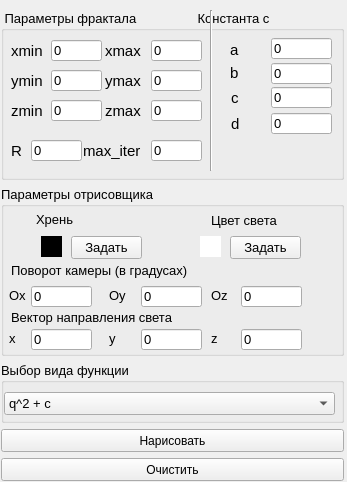
<?xml version="1.0" encoding="UTF-8"?>
<ui version="4.0">
 <class>MyController</class>
 <widget class="QWidget" name="MyController">
  <property name="geometry">
   <rect>
    <x>0</x>
    <y>0</y>
    <width>347</width>
    <height>482</height>
   </rect>
  </property>
  <property name="sizePolicy">
   <sizepolicy hsizetype="Fixed" vsizetype="Preferred">
    <horstretch>0</horstretch>
    <verstretch>0</verstretch>
   </sizepolicy>
  </property>
  <property name="minimumSize">
   <size>
    <width>200</width>
    <height>400</height>
   </size>
  </property>
  <property name="windowTitle">
   <string>Form</string>
  </property>
  <widget class="QWidget" name="verticalLayoutWidget">
   <property name="geometry">
    <rect>
     <x>1</x>
     <y>10</y>
     <width>343</width>
     <height>471</height>
    </rect>
   </property>
   <layout class="QVBoxLayout" name="verticalLayout_2">
    <property name="spacing">
     <number>6</number>
    </property>
    <item>
     <widget class="QGroupBox" name="groupBox">
      <property name="sizePolicy">
       <sizepolicy hsizetype="Preferred" vsizetype="Preferred">
        <horstretch>0</horstretch>
        <verstretch>0</verstretch>
       </sizepolicy>
      </property>
      <property name="minimumSize">
       <size>
        <width>0</width>
        <height>170</height>
       </size>
      </property>
      <property name="maximumSize">
       <size>
        <width>16777215</width>
        <height>170</height>
       </size>
      </property>
      <property name="font">
       <font>
        <pointsize>10</pointsize>
       </font>
      </property>
      <property name="title">
       <string> Параметры фрактала                 Константа с </string>
      </property>
      <widget class="QLabel" name="label_2">
       <property name="geometry">
        <rect>
         <x>10</x>
         <y>30</y>
         <width>41</width>
         <height>21</height>
        </rect>
       </property>
       <property name="font">
        <font>
         <pointsize>11</pointsize>
        </font>
       </property>
       <property name="text">
        <string>хmin</string>
       </property>
      </widget>
      <widget class="QLabel" name="label_3">
       <property name="geometry">
        <rect>
         <x>10</x>
         <y>130</y>
         <width>41</width>
         <height>21</height>
        </rect>
       </property>
       <property name="font">
        <font>
         <pointsize>11</pointsize>
        </font>
       </property>
       <property name="text">
        <string>R</string>
       </property>
      </widget>
      <widget class="QLineEdit" name="xminEdit">
       <property name="geometry">
        <rect>
         <x>50</x>
         <y>30</y>
         <width>51</width>
         <height>21</height>
        </rect>
       </property>
       <property name="text">
        <string>0</string>
       </property>
      </widget>
      <widget class="QLineEdit" name="rEdit">
       <property name="geometry">
        <rect>
         <x>30</x>
         <y>130</y>
         <width>51</width>
         <height>21</height>
        </rect>
       </property>
       <property name="text">
        <string>0</string>
       </property>
      </widget>
      <widget class="QLineEdit" name="xmaxEdit">
       <property name="geometry">
        <rect>
         <x>150</x>
         <y>30</y>
         <width>51</width>
         <height>21</height>
        </rect>
       </property>
       <property name="text">
        <string>0</string>
       </property>
      </widget>
      <widget class="QLabel" name="label_4">
       <property name="geometry">
        <rect>
         <x>230</x>
         <y>77</y>
         <width>31</width>
         <height>21</height>
        </rect>
       </property>
       <property name="font">
        <font>
         <pointsize>11</pointsize>
        </font>
       </property>
       <property name="text">
        <string>c</string>
       </property>
      </widget>
      <widget class="QLabel" name="label_7">
       <property name="geometry">
        <rect>
         <x>104</x>
         <y>30</y>
         <width>41</width>
         <height>21</height>
        </rect>
       </property>
       <property name="font">
        <font>
         <pointsize>11</pointsize>
        </font>
       </property>
       <property name="text">
        <string>xmax</string>
       </property>
      </widget>
      <widget class="QLineEdit" name="maxIterEdit">
       <property name="geometry">
        <rect>
         <x>150</x>
         <y>130</y>
         <width>51</width>
         <height>21</height>
        </rect>
       </property>
       <property name="text">
        <string>0</string>
       </property>
      </widget>
      <widget class="Line" name="line">
       <property name="geometry">
        <rect>
         <x>200</x>
         <y>0</y>
         <width>20</width>
         <height>161</height>
        </rect>
       </property>
       <property name="orientation">
        <enum>Qt::Vertical</enum>
       </property>
      </widget>
      <widget class="QLineEdit" name="cEdit">
       <property name="geometry">
        <rect>
         <x>270</x>
         <y>77</y>
         <width>61</width>
         <height>21</height>
        </rect>
       </property>
       <property name="text">
        <string>0</string>
       </property>
      </widget>
      <widget class="QLabel" name="label_5">
       <property name="geometry">
        <rect>
         <x>82</x>
         <y>130</y>
         <width>71</width>
         <height>21</height>
        </rect>
       </property>
       <property name="font">
        <font>
         <pointsize>11</pointsize>
        </font>
       </property>
       <property name="text">
        <string>max_iter</string>
       </property>
      </widget>
      <widget class="QLineEdit" name="aEdit">
       <property name="geometry">
        <rect>
         <x>270</x>
         <y>28</y>
         <width>61</width>
         <height>21</height>
        </rect>
       </property>
       <property name="text">
        <string>0</string>
       </property>
      </widget>
      <widget class="QLabel" name="label_6">
       <property name="geometry">
        <rect>
         <x>230</x>
         <y>103</y>
         <width>31</width>
         <height>21</height>
        </rect>
       </property>
       <property name="font">
        <font>
         <pointsize>11</pointsize>
        </font>
       </property>
       <property name="text">
        <string>d</string>
       </property>
      </widget>
      <widget class="QLabel" name="label_8">
       <property name="geometry">
        <rect>
         <x>229</x>
         <y>29</y>
         <width>31</width>
         <height>21</height>
        </rect>
       </property>
       <property name="font">
        <font>
         <pointsize>11</pointsize>
        </font>
       </property>
       <property name="text">
        <string>a</string>
       </property>
      </widget>
      <widget class="QLineEdit" name="dEdit">
       <property name="geometry">
        <rect>
         <x>270</x>
         <y>103</y>
         <width>61</width>
         <height>21</height>
        </rect>
       </property>
       <property name="text">
        <string>0</string>
       </property>
      </widget>
      <widget class="QLabel" name="label_9">
       <property name="geometry">
        <rect>
         <x>229</x>
         <y>52</y>
         <width>31</width>
         <height>21</height>
        </rect>
       </property>
       <property name="font">
        <font>
         <pointsize>11</pointsize>
        </font>
       </property>
       <property name="text">
        <string>b</string>
       </property>
      </widget>
      <widget class="QLineEdit" name="bEdit">
       <property name="geometry">
        <rect>
         <x>270</x>
         <y>53</y>
         <width>61</width>
         <height>21</height>
        </rect>
       </property>
       <property name="text">
        <string>0</string>
       </property>
      </widget>
      <widget class="QLineEdit" name="zminEdit">
       <property name="geometry">
        <rect>
         <x>50</x>
         <y>90</y>
         <width>51</width>
         <height>21</height>
        </rect>
       </property>
       <property name="text">
        <string>0</string>
       </property>
      </widget>
      <widget class="QLabel" name="label_10">
       <property name="geometry">
        <rect>
         <x>10</x>
         <y>90</y>
         <width>41</width>
         <height>21</height>
        </rect>
       </property>
       <property name="font">
        <font>
         <pointsize>11</pointsize>
        </font>
       </property>
       <property name="text">
        <string>zmin</string>
       </property>
      </widget>
      <widget class="QLabel" name="label_11">
       <property name="geometry">
        <rect>
         <x>104</x>
         <y>90</y>
         <width>41</width>
         <height>21</height>
        </rect>
       </property>
       <property name="font">
        <font>
         <pointsize>11</pointsize>
        </font>
       </property>
       <property name="text">
        <string>zmax</string>
       </property>
      </widget>
      <widget class="QLineEdit" name="zmaxEdit">
       <property name="geometry">
        <rect>
         <x>150</x>
         <y>90</y>
         <width>51</width>
         <height>21</height>
        </rect>
       </property>
       <property name="text">
        <string>0</string>
       </property>
      </widget>
      <widget class="QLineEdit" name="yminEdit">
       <property name="geometry">
        <rect>
         <x>50</x>
         <y>60</y>
         <width>51</width>
         <height>21</height>
        </rect>
       </property>
       <property name="text">
        <string>0</string>
       </property>
      </widget>
      <widget class="QLabel" name="label_12">
       <property name="geometry">
        <rect>
         <x>10</x>
         <y>60</y>
         <width>41</width>
         <height>21</height>
        </rect>
       </property>
       <property name="font">
        <font>
         <pointsize>11</pointsize>
        </font>
       </property>
       <property name="text">
        <string>ymin</string>
       </property>
      </widget>
      <widget class="QLabel" name="label_14">
       <property name="geometry">
        <rect>
         <x>104</x>
         <y>60</y>
         <width>41</width>
         <height>21</height>
        </rect>
       </property>
       <property name="font">
        <font>
         <pointsize>11</pointsize>
        </font>
       </property>
       <property name="text">
        <string>ymax</string>
       </property>
      </widget>
      <widget class="QLineEdit" name="ymaxEdit">
       <property name="geometry">
        <rect>
         <x>150</x>
         <y>60</y>
         <width>51</width>
         <height>21</height>
        </rect>
       </property>
       <property name="text">
        <string>0</string>
       </property>
      </widget>
      <widget class="QLabel" name="label_17">
       <property name="geometry">
        <rect>
         <x>100</x>
         <y>270</y>
         <width>31</width>
         <height>21</height>
        </rect>
       </property>
       <property name="font">
        <font>
         <pointsize>11</pointsize>
        </font>
       </property>
       <property name="text">
        <string>a</string>
       </property>
      </widget>
     </widget>
    </item>
    <item>
     <widget class="QGroupBox" name="groupBox_2">
      <property name="minimumSize">
       <size>
        <width>0</width>
        <height>170</height>
       </size>
      </property>
      <property name="maximumSize">
       <size>
        <width>16777215</width>
        <height>500</height>
       </size>
      </property>
      <property name="font">
       <font>
        <pointsize>10</pointsize>
       </font>
      </property>
      <property name="title">
       <string>Параметры отрисовщика</string>
      </property>
      <widget class="QLabel" name="visorlabel">
       <property name="geometry">
        <rect>
         <x>40</x>
         <y>50</y>
         <width>21</width>
         <height>21</height>
        </rect>
       </property>
       <property name="font">
        <font>
         <pointsize>11</pointsize>
        </font>
       </property>
       <property name="autoFillBackground">
        <bool>false</bool>
       </property>
       <property name="styleSheet">
        <string notr="true">background-color: rgb(0, 0, 0)</string>
       </property>
       <property name="text">
        <string/>
       </property>
      </widget>
      <widget class="QLabel" name="label_13">
       <property name="geometry">
        <rect>
         <x>35</x>
         <y>23</y>
         <width>141</width>
         <height>21</height>
        </rect>
       </property>
       <property name="font">
        <font>
         <pointsize>10</pointsize>
        </font>
       </property>
       <property name="text">
        <string>Хрень</string>
       </property>
      </widget>
      <widget class="QLabel" name="lightlabel">
       <property name="geometry">
        <rect>
         <x>199</x>
         <y>50</y>
         <width>21</width>
         <height>21</height>
        </rect>
       </property>
       <property name="font">
        <font>
         <pointsize>11</pointsize>
        </font>
       </property>
       <property name="styleSheet">
        <string notr="true">background-color: rgb(255, 255, 255)</string>
       </property>
       <property name="text">
        <string/>
       </property>
      </widget>
      <widget class="QLabel" name="label_15">
       <property name="geometry">
        <rect>
         <x>210</x>
         <y>24</y>
         <width>131</width>
         <height>21</height>
        </rect>
       </property>
       <property name="font">
        <font>
         <pointsize>10</pointsize>
        </font>
       </property>
       <property name="text">
        <string>Цвет света</string>
       </property>
      </widget>
      <widget class="QPushButton" name="lightcolorButton">
       <property name="geometry">
        <rect>
         <x>229</x>
         <y>50</y>
         <width>71</width>
         <height>23</height>
        </rect>
       </property>
       <property name="text">
        <string>Задать</string>
       </property>
      </widget>
      <widget class="QPushButton" name="visorcolorButton">
       <property name="geometry">
        <rect>
         <x>70</x>
         <y>50</y>
         <width>71</width>
         <height>23</height>
        </rect>
       </property>
       <property name="text">
        <string>Задать</string>
       </property>
      </widget>
      <widget class="QLineEdit" name="xAngleEdit">
       <property name="geometry">
        <rect>
         <x>30</x>
         <y>100</y>
         <width>61</width>
         <height>21</height>
        </rect>
       </property>
       <property name="text">
        <string>0</string>
       </property>
      </widget>
      <widget class="QLineEdit" name="yAngleEdit">
       <property name="geometry">
        <rect>
         <x>140</x>
         <y>100</y>
         <width>61</width>
         <height>21</height>
        </rect>
       </property>
       <property name="text">
        <string>0</string>
       </property>
      </widget>
      <widget class="QLineEdit" name="zAngleEdit">
       <property name="geometry">
        <rect>
         <x>240</x>
         <y>100</y>
         <width>61</width>
         <height>21</height>
        </rect>
       </property>
       <property name="text">
        <string>0</string>
       </property>
      </widget>
      <widget class="QLabel" name="label_16">
       <property name="geometry">
        <rect>
         <x>10</x>
         <y>74</y>
         <width>211</width>
         <height>21</height>
        </rect>
       </property>
       <property name="font">
        <font>
         <pointsize>10</pointsize>
        </font>
       </property>
       <property name="text">
        <string>Поворот камеры (в градусах)</string>
       </property>
      </widget>
      <widget class="QLabel" name="label_18">
       <property name="geometry">
        <rect>
         <x>8</x>
         <y>99</y>
         <width>21</width>
         <height>21</height>
        </rect>
       </property>
       <property name="font">
        <font>
         <pointsize>10</pointsize>
        </font>
       </property>
       <property name="text">
        <string>Ox</string>
       </property>
      </widget>
      <widget class="QLabel" name="label_19">
       <property name="geometry">
        <rect>
         <x>210</x>
         <y>99</y>
         <width>21</width>
         <height>21</height>
        </rect>
       </property>
       <property name="font">
        <font>
         <pointsize>10</pointsize>
        </font>
       </property>
       <property name="text">
        <string>Oz</string>
       </property>
      </widget>
      <widget class="QLabel" name="label_20">
       <property name="geometry">
        <rect>
         <x>108</x>
         <y>99</y>
         <width>21</width>
         <height>21</height>
        </rect>
       </property>
       <property name="font">
        <font>
         <pointsize>10</pointsize>
        </font>
       </property>
       <property name="text">
        <string>Oy</string>
       </property>
      </widget>
      <widget class="QLineEdit" name="zLightEdit">
       <property name="geometry">
        <rect>
         <x>240</x>
         <y>143</y>
         <width>61</width>
         <height>21</height>
        </rect>
       </property>
       <property name="text">
        <string>0</string>
       </property>
      </widget>
      <widget class="QLabel" name="label_21">
       <property name="geometry">
        <rect>
         <x>10</x>
         <y>121</y>
         <width>211</width>
         <height>21</height>
        </rect>
       </property>
       <property name="font">
        <font>
         <pointsize>10</pointsize>
        </font>
       </property>
       <property name="text">
        <string>Вектор направления света</string>
       </property>
      </widget>
      <widget class="QLineEdit" name="xLightEdit">
       <property name="geometry">
        <rect>
         <x>30</x>
         <y>143</y>
         <width>61</width>
         <height>21</height>
        </rect>
       </property>
       <property name="text">
        <string>0</string>
       </property>
      </widget>
      <widget class="QLabel" name="label_22">
       <property name="geometry">
        <rect>
         <x>108</x>
         <y>142</y>
         <width>21</width>
         <height>21</height>
        </rect>
       </property>
       <property name="font">
        <font>
         <pointsize>10</pointsize>
        </font>
       </property>
       <property name="text">
        <string>y</string>
       </property>
      </widget>
      <widget class="QLineEdit" name="yLightEdit">
       <property name="geometry">
        <rect>
         <x>140</x>
         <y>143</y>
         <width>61</width>
         <height>21</height>
        </rect>
       </property>
       <property name="text">
        <string>0</string>
       </property>
      </widget>
      <widget class="QLabel" name="label_23">
       <property name="geometry">
        <rect>
         <x>8</x>
         <y>142</y>
         <width>21</width>
         <height>21</height>
        </rect>
       </property>
       <property name="font">
        <font>
         <pointsize>10</pointsize>
        </font>
       </property>
       <property name="text">
        <string>x</string>
       </property>
      </widget>
      <widget class="QLabel" name="label_24">
       <property name="geometry">
        <rect>
         <x>210</x>
         <y>142</y>
         <width>21</width>
         <height>21</height>
        </rect>
       </property>
       <property name="font">
        <font>
         <pointsize>10</pointsize>
        </font>
       </property>
       <property name="text">
        <string>z</string>
       </property>
      </widget>
      <zorder>visorlabel</zorder>
      <zorder>label_13</zorder>
      <zorder>lightlabel</zorder>
      <zorder>label_15</zorder>
      <zorder>lightcolorButton</zorder>
      <zorder>visorcolorButton</zorder>
      <zorder>yAngleEdit</zorder>
      <zorder>zAngleEdit</zorder>
      <zorder>xAngleEdit</zorder>
      <zorder>xAngleEdit</zorder>
      <zorder>yAngleEdit</zorder>
      <zorder>zAngleEdit</zorder>
      <zorder>label_16</zorder>
      <zorder>label_18</zorder>
      <zorder>label_19</zorder>
      <zorder>label_20</zorder>
      <zorder>zLightEdit</zorder>
      <zorder>label_21</zorder>
      <zorder>xLightEdit</zorder>
      <zorder>label_22</zorder>
      <zorder>yLightEdit</zorder>
      <zorder>label_23</zorder>
      <zorder>label_24</zorder>
     </widget>
    </item>
    <item>
     <widget class="QGroupBox" name="groupBox_3">
      <property name="minimumSize">
       <size>
        <width>0</width>
        <height>0</height>
       </size>
      </property>
      <property name="maximumSize">
       <size>
        <width>16777215</width>
        <height>100</height>
       </size>
      </property>
      <property name="font">
       <font>
        <pointsize>10</pointsize>
       </font>
      </property>
      <property name="title">
       <string>Выбор вида функции</string>
      </property>
      <widget class="QComboBox" name="functionComboBox">
       <property name="geometry">
        <rect>
         <x>3</x>
         <y>30</y>
         <width>331</width>
         <height>23</height>
        </rect>
       </property>
       <item>
        <property name="text">
         <string>q^2 + c</string>
        </property>
       </item>
      </widget>
     </widget>
    </item>
    <item>
     <widget class="QPushButton" name="drawButton">
      <property name="minimumSize">
       <size>
        <width>81</width>
        <height>23</height>
       </size>
      </property>
      <property name="text">
       <string>Нарисовать</string>
      </property>
     </widget>
    </item>
    <item>
     <widget class="QPushButton" name="clearButton">
      <property name="minimumSize">
       <size>
        <width>81</width>
        <height>23</height>
       </size>
      </property>
      <property name="text">
       <string>Очистить</string>
      </property>
     </widget>
    </item>
   </layout>
  </widget>
 </widget>
 <resources/>
 <connections/>
</ui>
